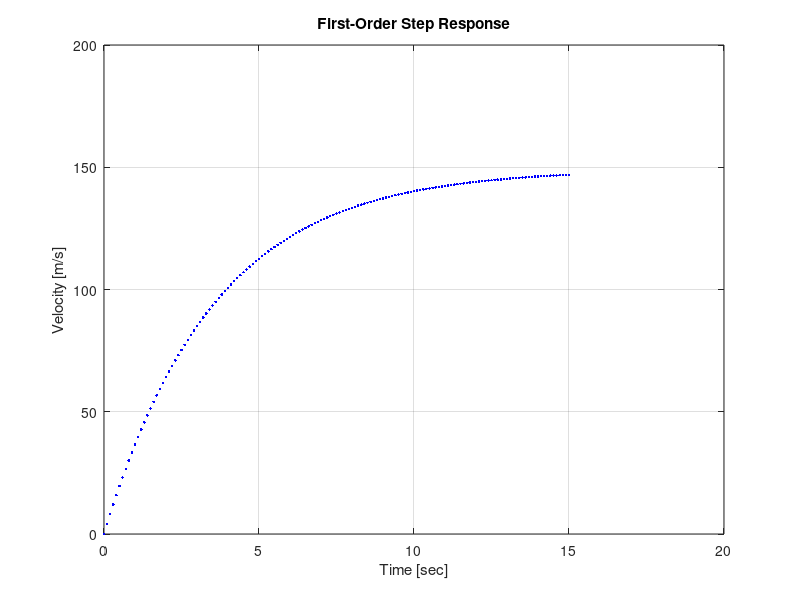

Write MATLAB code to recreate this figure.
% Illustration of First-Order LTI Step Response

% Clear all the variables in the workspace
clear;

% System Parameters 
m = 800;       % mass [kg]
b = 225;      % linear drag [Ns/m]
Fstep = 15000;  % amplitude of step force input [N]

% Describe a vector of times for the simulation
dt = 0.1;   % Time step [s]
Tend = 15;  % End of time horizon for simulation [s]
tt = 0:dt:Tend;  

% Analytical Solution
tau = m/b;
% Note that MATLAB can deal with the tt vector in this equation
% and output a vector of velcocities.
Veqn = Fstep/b*(1-exp(-tt/tau));  

% Plot the results
figure(1)
clf()
plot(tt,Veqn/0.447,'b.')
xlabel('Time [sec]')  % Always label the axes and include units!
ylabel('Velocity [m/s]')
title('First-Order Step Response')
grid on

